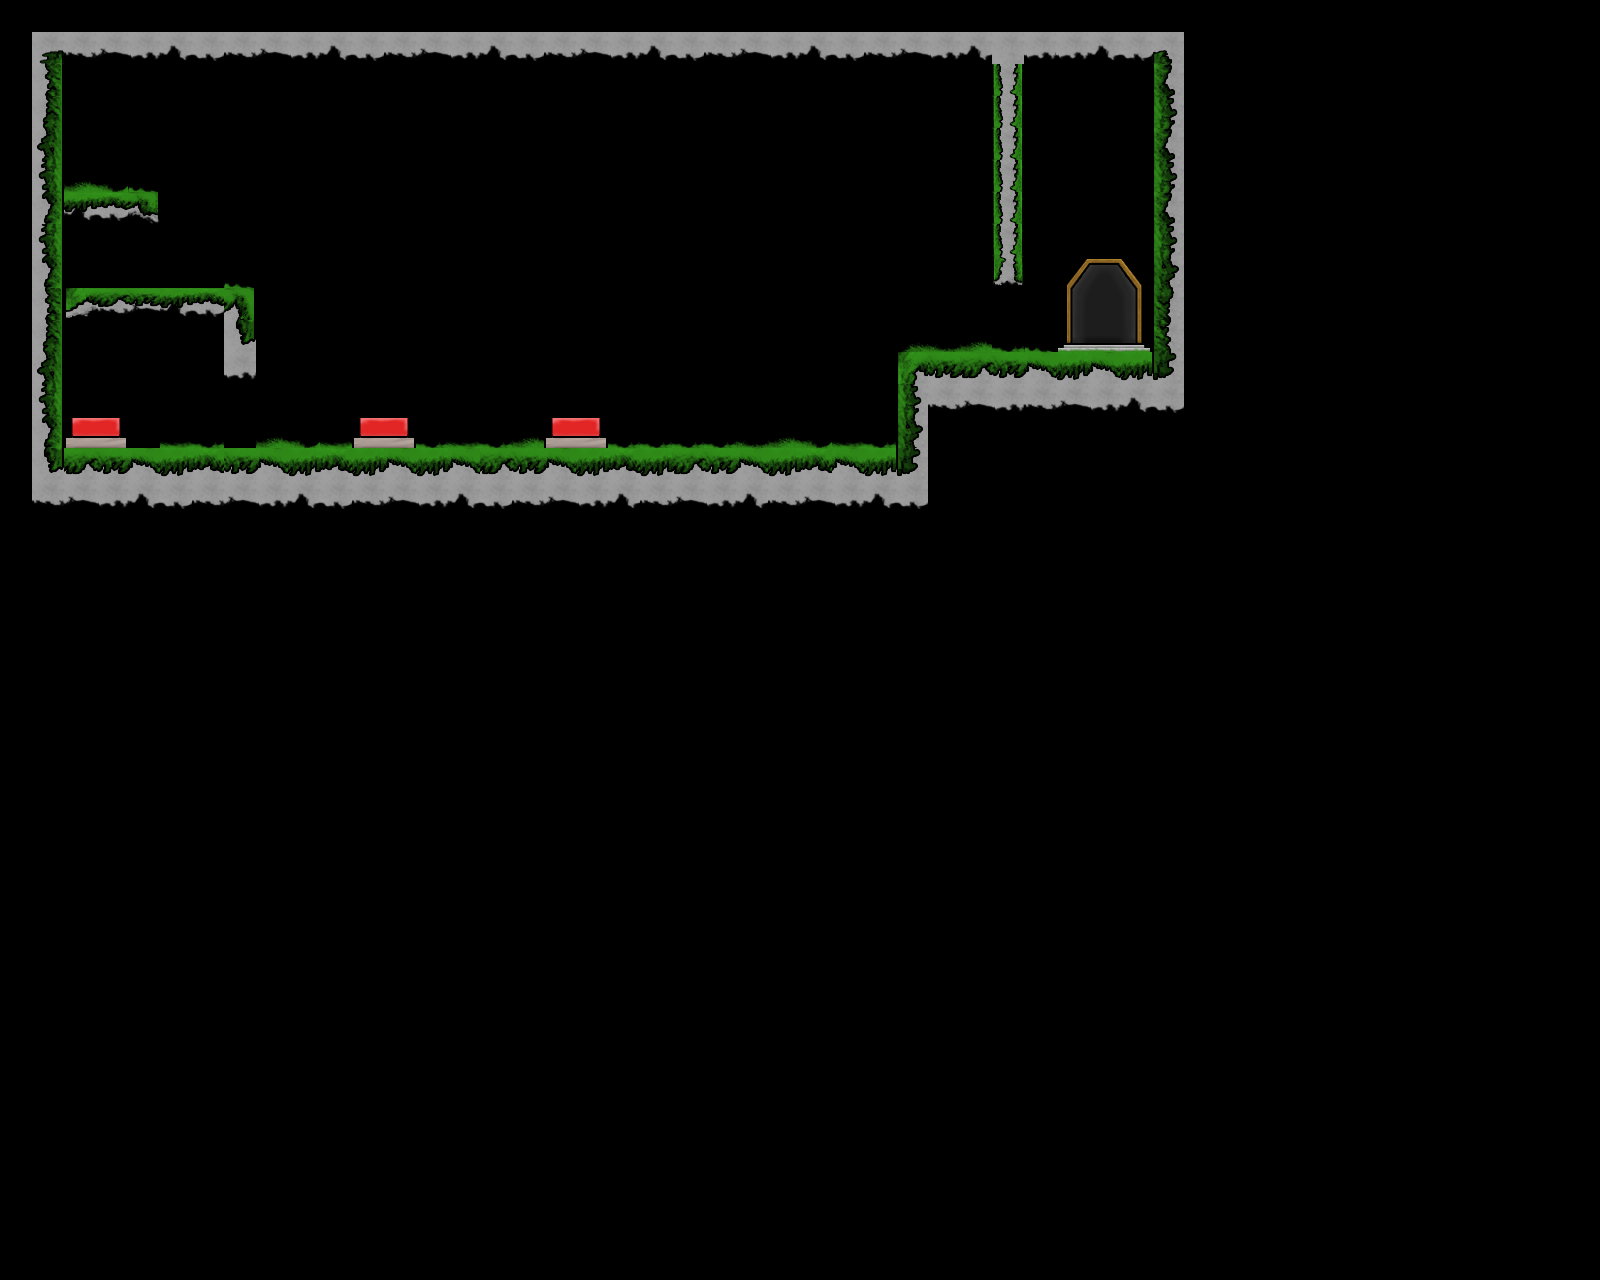

Rendered tile map (Tiled .tmx) drawn with the repository's tilesets; below, a short description and the map source with its tile grids summarised:
An orthogonal 50x40 tile map with 32x32 px tiles, 2 tile layers (Tile Layer 1, Tile Layer 2), 6 tilesets and 11 objects (3x Button, 3x Breakable, 2x Player, 2x Door, Goal).

<map version="1.10" tiledversion="1.10.2" orientation="orthogonal" renderorder="right-down" width="50" height="40" tilewidth="32" tileheight="32" infinite="0" nextlayerid="4" nextobjectid="23">
 <editorsettings>
  <export target="../GXPEngine2023c/GXPEngine2023c/GXPEngine/bin/Debug/redoneLevel3SS.tmx" format="tmx" />
 </editorsettings>
 <tileset firstgid="1" source="placeholder_tile.tsx" />
 <tileset firstgid="29" name="TileSheet_Final" tilewidth="32" tileheight="32" tilecount="96" columns="12">
  <image source="../GXPEngine2023c/GXPEngine2023c/GXPEngine/bin/Debug/TileSheet_Final.png" width="384" height="256" />
 </tileset>
 <tileset firstgid="125" name="Turtles_NoTrim" tilewidth="192" tileheight="192" tilecount="70" columns="10">
  <image source="../GXPEngine2023c/GXPEngine2023c/GXPEngine/bin/Debug/Turtles_NoTrim.png" width="1920" height="1344" />
 </tileset>
 <tileset firstgid="195" name="Door" tilewidth="32" tileheight="64" tilecount="1" columns="1">
  <image source="../GXPEngine2023c/GXPEngine2023c/GXPEngine/bin/Debug/Door.png" width="32" height="64" />
 </tileset>
 <tileset firstgid="196" name="BreakableWood" tilewidth="32" tileheight="32" tilecount="1" columns="1">
  <image source="../GXPEngine2023c/GXPEngine2023c/GXPEngine/bin/Debug/BreakableWood.png" width="32" height="32" />
 </tileset>
 <tileset firstgid="197" source="TileSheet_Final.tsx" />
 <layer id="1" name="Tile Layer 1" width="50" height="40">
  <data>[2000 cells, 150 non-empty, 35 distinct tile ids]</data>
 </layer>
 <layer id="2" name="Tile Layer 2" width="50" height="40">
  <data>[2000 cells, 42 non-empty, 18 distinct tile ids]</data>
 </layer>
 <objectgroup id="3" name="Object Layer 1">
  <object id="3" name="Big Button1" type="Button" x="352" y="416" width="64" height="32">
   <properties>
    <property name="isTypeOne" type="bool" value="true" />
    <property name="string_effectName" value="action_level3IncreaseValue" />
    <property name="string_effectName1" value="action_level3IncreaseValue2" />
    <property name="string_effectName2" value="" />
    <property name="string_para" value="door1" />
    <property name="string_para1" value="door2" />
    <property name="string_para2" value="" />
   </properties>
  </object>
  <object id="4" name="Big Button2" type="Button" x="544" y="416" width="64" height="32">
   <properties>
    <property name="isTypeOne" type="bool" value="true" />
    <property name="string_effectName" value="action_level3IncreaseValue" />
    <property name="string_effectName1" value="action_level3IncreaseValue2" />
    <property name="string_effectName2" value="" />
    <property name="string_para" value="door1" />
    <property name="string_para1" value="door2" />
    <property name="string_para2" value="" />
   </properties>
  </object>
  <object id="10" name="Player 2" type="Player" gid="125" x="446.663" y="405.333" width="64" height="64">
   <properties>
    <property name="Height" type="int" value="64" />
    <property name="Width" type="int" value="64" />
    <property name="int_index" type="int" value="1" />
    <property name="int_nextFrameDelay" type="int" value="30" />
    <property name="int_numberOfFrame" type="int" value="-1" />
    <property name="int_singleFrameID" type="int" value="-1" />
   </properties>
  </object>
  <object id="11" name="Player 1" type="Player" gid="125" x="61.0032" y="152.667" width="64" height="64">
   <properties>
    <property name="Height" type="int" value="64" />
    <property name="Width" type="int" value="64" />
    <property name="int_index" type="int" value="0" />
    <property name="int_nextFrameDelay" type="int" value="30" />
    <property name="int_numberOfFrame" type="int" value="-1" />
    <property name="int_singleFrameID" type="int" value="-1" />
   </properties>
  </object>
  <object id="12" name="Door1" type="Door" gid="195" x="224.25" y="448.5" width="32" height="68">
   <properties>
    <property name="isOpened" type="bool" value="false" />
    <property name="string_theID" value="door1" />
   </properties>
  </object>
  <object id="13" name="Breakable" type="Breakable" gid="196" x="173.667" y="443.167" width="40.6667" height="41.6667">
   <properties>
    <property name="float_thresholdVelocityLength" type="float" value="7" />
    <property name="int_theHealth" type="int" value="1" />
   </properties>
  </object>
  <object id="14" name="Breakable" type="Breakable" gid="196" x="111.667" y="185.167" width="40.6667" height="41.6667">
   <properties>
    <property name="float_thresholdVelocityLength" type="float" value="7" />
    <property name="int_theHealth" type="int" value="1" />
   </properties>
  </object>
  <object id="15" name="Breakable" type="Breakable" gid="196" x="631" y="423.167" width="40.6667" height="41.6667">
   <properties>
    <property name="float_thresholdVelocityLength" type="float" value="7" />
    <property name="int_theHealth" type="int" value="1" />
   </properties>
  </object>
  <object id="16" name="End" type="Goal" x="1054.67" y="251.333" width="96" height="96">
   <properties>
    <property name="bool_mapIsMenu" type="bool" value="false" />
    <property name="string_theMapID" value="Level_2_SS.tmx" />
   </properties>
  </object>
  <object id="19" name="Door2" type="Door" gid="195" x="993" y="349" width="32" height="64">
   <properties>
    <property name="isOpened" type="bool" value="false" />
    <property name="string_theID" value="door2" />
   </properties>
  </object>
  <object id="21" name="Big Button3" type="Button" x="66" y="415" width="64" height="32">
   <properties>
    <property name="isTypeOne" type="bool" value="true" />
    <property name="string_effectName" value="" />
    <property name="string_effectName1" value="action_level3IncreaseValue2" />
    <property name="string_effectName2" value="" />
    <property name="string_para" value="" />
    <property name="string_para1" value="door2" />
    <property name="string_para2" value="" />
   </properties>
  </object>
 </objectgroup>
</map>
